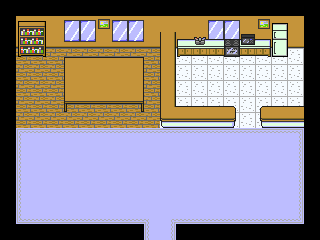

This is a level from a 2D game, rendered from its Tiled map with the project's own tilesets. A one-line summary and the complete map file follow:
An orthogonal 20x15 tile map with 16x16 px tiles, 4 tile layers (Gbox, BG, BG Deco, Tabletops), 3 tilesets and 2 objects.

<map version="1.10" tiledversion="1.11.0" orientation="orthogonal" renderorder="right-down" width="20" height="15" tilewidth="16" tileheight="16" infinite="0" nextlayerid="6" nextobjectid="3">
 <tileset firstgid="1" source="../../Placeholder/tileset/Debug.tsx" />
 <tileset firstgid="11" source="../../Tilesets/Indoor/Office.tsx" />
 <tileset firstgid="111" source="../../Tilesets/Indoor/Furniture.tsx" />
 <layer id="1" name="Gbox" width="20" height="15">
  <properties>
   <property name="unity:SortingLayer" value="Background" />
  </properties>
  <data encoding="csv">
0,0,0,0,0,0,0,0,0,0,0,0,0,0,0,0,0,0,0,0,
0,5,5,5,5,5,5,5,5,5,5,5,5,5,5,5,5,5,5,0,
0,5,5,5,5,5,5,5,5,5,5,5,5,5,5,5,5,5,5,0,
0,3,3,3,3,3,3,3,3,3,3,3,3,3,3,3,3,3,3,0,
0,3,3,3,3,3,3,3,3,3,3,3,3,3,3,3,3,3,3,0,
0,3,3,3,3,3,3,3,3,3,3,3,3,3,3,3,3,3,3,0,
0,3,3,3,3,3,3,3,3,3,3,3,3,3,3,3,3,3,3,0,
0,3,3,3,3,3,3,3,3,3,3,3,3,3,3,3,3,3,3,0,
0,3,3,3,3,3,3,3,3,3,3,3,3,3,3,3,3,3,3,0,
0,3,3,3,3,3,3,3,3,3,3,3,3,3,3,3,3,3,3,0,
0,3,3,3,3,3,3,3,3,3,3,3,3,3,3,3,3,3,3,0,
0,3,3,3,3,3,3,3,3,3,3,3,3,3,3,3,3,3,3,0,
0,3,3,3,3,3,3,3,3,3,3,3,3,3,3,3,3,3,3,0,
0,3,3,3,3,3,3,3,3,3,3,3,3,3,3,3,3,3,3,0,
0,0,0,0,0,0,0,0,0,3,3,0,0,0,0,0,0,0,0,0
</data>
 </layer>
 <layer id="3" name="BG" width="20" height="15">
  <properties>
   <property name="unity:SortingLayer" value="Background" />
  </properties>
  <data encoding="csv">
0,0,0,0,0,0,0,0,0,0,0,0,0,0,0,0,0,0,0,0,
0,11,11,11,14,14,11,14,14,11,11,11,11,14,14,11,11,11,11,0,
0,21,21,21,24,24,21,24,24,21,21,21,21,24,24,21,21,21,21,0,
0,33,33,33,33,33,33,33,33,33,32,32,32,32,32,32,32,32,32,0,
0,33,33,33,33,33,33,33,33,33,32,32,32,32,32,32,32,32,32,0,
0,33,33,33,33,33,33,33,33,33,32,32,32,32,32,32,32,32,32,0,
0,33,33,33,33,33,33,33,33,33,32,32,32,32,32,32,32,32,32,0,
0,33,33,33,33,33,33,33,33,33,32,32,32,32,32,32,32,32,32,0,
0,67,68,68,68,68,68,68,68,68,68,68,68,68,68,68,68,68,69,0,
0,77,78,78,78,78,78,78,78,78,78,78,78,78,78,78,78,78,79,0,
0,77,78,78,78,78,78,78,78,78,78,78,78,78,78,78,78,78,79,0,
0,77,78,78,78,78,78,78,78,78,78,78,78,78,78,78,78,78,79,0,
0,77,78,78,78,78,78,78,78,78,78,78,78,78,78,78,78,78,79,0,
0,87,88,88,88,88,88,88,88,80,60,88,88,88,88,88,88,88,89,0,
0,0,0,0,0,0,0,0,0,77,79,0,0,0,0,0,0,0,0,0
</data>
 </layer>
 <layer id="4" name="BG Deco" width="20" height="15">
  <properties>
   <property name="unity:SortingLayer" value="Background" />
  </properties>
  <data encoding="csv">
0,0,0,0,0,0,0,0,0,0,0,0,0,0,0,0,0,0,0,0,
0,148,149,0,0,0,142,0,0,0,0,0,0,0,0,0,142,150,0,0,
0,156,157,0,0,0,0,0,0,0,61,153,145,154,144,146,155,158,0,0,
0,164,165,0,116,117,117,117,118,0,61,161,162,162,143,162,163,166,0,0,
0,0,0,0,124,125,125,125,126,0,61,0,0,0,0,0,0,0,0,0,
0,0,0,0,124,125,125,125,126,0,61,0,0,0,0,0,0,0,0,0,
0,0,0,0,132,133,133,133,134,0,71,0,0,0,0,0,0,0,0,0,
0,0,0,0,0,0,0,0,0,0,81,82,82,82,85,0,84,82,82,0,
0,0,0,0,0,0,0,0,0,0,0,0,0,0,0,0,0,0,0,0,
0,0,0,0,0,0,0,0,0,0,0,0,0,0,0,0,0,0,0,0,
0,0,0,0,0,0,0,0,0,0,0,0,0,0,0,0,0,0,0,0,
0,0,0,0,0,0,0,0,0,0,0,0,0,0,0,0,0,0,0,0,
0,0,0,0,0,0,0,0,0,0,0,0,0,0,0,0,0,0,0,0,
0,0,0,0,0,0,0,0,0,0,0,0,0,0,0,0,0,0,0,0,
0,0,0,0,0,0,0,0,0,0,0,0,0,0,0,0,0,0,0,0
</data>
 </layer>
 <layer id="5" name="Tabletops" width="20" height="15">
  <properties>
   <property name="unity:SortingLayer" value="Foreground" />
  </properties>
  <data encoding="csv">
0,0,0,0,0,0,0,0,0,0,0,0,0,0,0,0,0,0,0,0,
0,0,0,0,0,0,0,0,0,0,0,0,0,0,0,0,0,0,0,0,
0,0,0,0,0,0,0,0,0,0,0,0,0,0,0,0,0,0,0,0,
0,0,0,0,116,117,117,117,118,0,0,0,0,0,0,0,0,0,0,0,
0,0,0,0,0,0,0,0,0,0,0,0,0,0,0,0,0,0,0,0,
0,0,0,0,0,0,0,0,0,0,0,0,0,0,0,0,0,0,0,0,
0,0,0,0,0,0,0,0,0,0,0,42,42,42,75,0,74,42,42,0,
0,0,0,0,0,0,0,0,0,0,0,0,0,0,0,0,0,0,0,0,
0,0,0,0,0,0,0,0,0,0,0,0,0,0,0,0,0,0,0,0,
0,0,0,0,0,0,0,0,0,0,0,0,0,0,0,0,0,0,0,0,
0,0,0,0,0,0,0,0,0,0,0,0,0,0,0,0,0,0,0,0,
0,0,0,0,0,0,0,0,0,0,0,0,0,0,0,0,0,0,0,0,
0,0,0,0,0,0,0,0,0,0,0,0,0,0,0,0,0,0,0,0,
0,0,0,0,0,0,0,0,0,0,0,0,0,0,0,0,0,0,0,0,
0,0,0,0,0,0,0,0,0,0,0,0,0,0,0,0,0,0,0,0
</data>
 </layer>
 <objectgroup id="2" name="GboxCollisions">
  <object id="1" x="144" y="224">
   <polygon points="0,0 0,16 -144,16 -144,-192 176,-192 176,16 32,16 32,0 160,0 160,-96 116,-95.1973 116,-112 160,-112 160,-176 144.052,-176 144,-168 32,-168 32,-112 92,-112 92,-96 16,-96 16,-176 -96,-176 -96,-168 -128,-168 -128,0" />
  </object>
  <object id="2" x="64" y="64" width="80" height="44" />
 </objectgroup>
</map>
